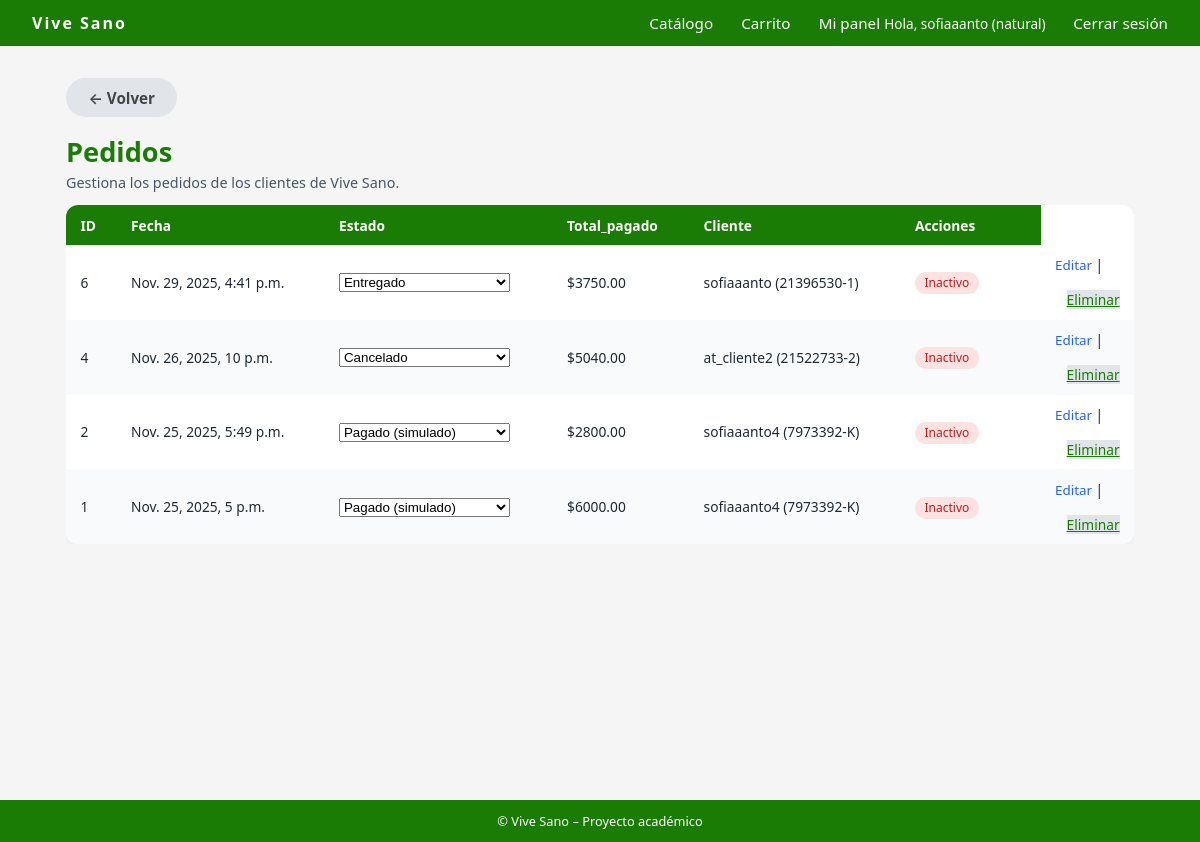
/productos/admin-lista-pedidos/ (signed in), run on the app's committed database.
### usuarios/models.py (models this page shows, shortened)
class Usuario(AbstractUser):
    TIPO_CLIENTE = [
        ("natural", "Persona Natural"),
        ("empresa", "Empresa"),
        ("admin", "Administrador"),
        ("atencion_cliente", "Atención al Cliente"),
    ]
    rut = models.CharField(max_length=12, unique=True, blank=True, null=True)
    tipo_cliente = models.CharField(
        max_length=20,
        choices=TIPO_CLIENTE,
        default="natural"
    )
    def __str__(self):
        if self.rut:
            return f"{self.username} ({self.rut})"
        return self.username

### productos/models.py (models this page shows, shortened)
class Pedido(models.Model):
    ESTADOS = [
        ("pendiente", "Pendiente (sin pago real)"),
        ("pagado", "Pagado (simulado)"),
        ("en camino", "En camino"),
        ("entregado", "Entregado"),
        ("cancelado", "Cancelado"),
        ("modificado", "Modificado"),
    ]
    usuario = models.ForeignKey(settings.AUTH_USER_MODEL, on_delete=models.CASCADE)
    creado = models.DateTimeField(auto_now_add=True)
    actualizado = models.DateTimeField(auto_now=True)
    total = models.DecimalField(max_digits=10, decimal_places=2, default=0)
    estado = models.CharField(max_length=20, choices=ESTADOS, default="pendiente")

### productos/views.py (the view)
# urls.py: path("admin-lista-pedidos/", views.listar_pedidos, name="listar_pedidos"),
@login_required
def listar_pedidos(request):
    pedidos = Pedido.objects.all().order_by("-creado")
    return render(request, "productos/listar_pedidos.html", {"pedidos": pedidos})

### productos/templates/productos/listar_pedidos.html (shortened to what this page needs)
{% extends 'core/base.html' %}
    {% block content %}
    <div class="container">
    <a href="{% url 'dashboard' %}" class="btn btn-secondary"
   style="
        display: inline-flex;
        align-items: center;
        gap: 6px;
        text-decoration: none;
        color: #000000b3;
        font-weight: 600;
        margin-bottom: 1rem;
   ">
    ← Volver
    </a>
            <div>
                <h1 class="admin-title">Pedidos</h1>
                <p class="admin-subtitle">
                Gestiona los pedidos de los clientes de Vive Sano.
                </p>
            </div>
            {% if pedidos %}
            <div class="admin-table-wrapper">
                <table class="admin-table">
                <thead>
                    <tr>
                    <th>ID</th>
                    <th>Fecha</th>
                    <th>Estado</th>
                    <th>Total_pagado</th>
                    <th>Cliente</th>
                    <th style="width:140px;">Acciones</th>
                    </tr>
                </thead>
                <tbody>
                    {% for p in pedidos %}
                    <tr>
                    <td>{{ p.id }}</td>
                    <td>{{ p.creado}}</td>
                        <td>
                            <form method="POST" action="{% url 'editar_estado_pedido' p.id %}">
                                <select name="estado" onchange="this.form.submit()">
                                    {% for value, label in p.ESTADOS %}
                                        <option value="{{ value }}" {% if p.estado == value %}selected{% endif %}>
                                            {{ label }}
                                        </option>
                                    {% endfor %}
                                </select>
                            </form>
                        </td>
                    <td>${{ p.total}}</td>
                    <td>{{ p.usuario }}</td>
                    <td>
                        {% if p.activo %}
                        <span class="badge-status badge-ok">Activo</span>
                        {% else %}
                        <span class="badge-status badge-off">Inactivo</span>
                        {% endif %}
                    </td>
                    <td>
                        <a href="{% url 'editar_pedido' p.id %}" class="admin-link">
                        Editar
                        </a>
                        |
                        <div style="margin-top:1rem; text-align:right;">
                            <a href="{% url 'eliminar_pedido' p.id %}" class="btn-secondary btn-danger"
                                onclick="return confirm('¿Estás seguro que quieres eliminar este pedido?');">
                                Eliminar
                            </a>
                        </div>
                    </td>
                    </tr>
                    {% endfor %}
                </tbody>
                </table>
            </div>
            {% else %}
            <p>No hay pedidos registrados.</p>
            {% endif %}
        </div>
    </div>
{% endblock %}

### core/templates/core/base.html (shortened to what this page needs)
{% load static %}
<!DOCTYPE html>
<html>
<head>
    <link rel="stylesheet" href="{% static 'core/css/styles.css' %}">
</head>
<body>
<div class="site-wrapper">
    <header>
        <nav class="navbar">
            <div class="navbar-logo">
                Vive Sano
            </div>
            <div class="navbar-nav">
                <a href="{% url 'catalogo_productos' %}">Catálogo</a>
                {% if user.is_authenticated %}
                    <a href="{% url 'ver_carrito' %}">Carrito</a>
                    <a href="{% url 'dashboard' %}">Mi panel</a>
                    <span class="navbar-user">
                        Hola, {{ user.username }} ({{ user.tipo_cliente }})
                    </span>
                    <a href="{% url 'logout' %}">Cerrar sesión</a>
                {% else %}
                    <a href="{% url 'login' %}">Iniciar sesión</a>
                    <a href="{% url 'registrar' %}">Crear cuenta</a>
                {% endif %}
            </div>
        </nav>
    </header>
    <main>
        {% block content %}{% endblock %}
    <footer class="footer">
        © {{ now|date:"Y" }} Vive Sano – Proyecto académico
    </footer>
</body>
</html>

### core/static/core/css/styles.css (style rules this page uses)
* { margin: 0; padding: 0; box-sizing: border-box; }
body { font-family: system-ui, -apple-system, BlinkMacSystemFont, "Segoe UI", sans-serif; background-color: #f5f5f5; color: #1f2933; }
.site-wrapper { min-height: 100vh; display: flex; flex-direction: column; }
main { flex: 1; }
.navbar { background-color:hsl(109, 94%, 25%); color: #ffffff; padding: 0.75rem 2rem; display: flex; align-items: center; justify-content: space-between; }
.navbar-logo { font-weight: 700; letter-spacing: 2px; }
.navbar-nav a { color: #ffffff; text-decoration: none; margin-left: 1.5rem; font-size: 0.95rem; }
.navbar-user { font-size: 0.85rem; }
.container { max-width: 1100px; margin: 2rem auto; padding: 0 1rem; }
.btn { display: inline-block; padding: 0.6rem 1.4rem; border-radius: 999px; border: none; cursor: pointer; font-size: 0.95rem; font-weight: 600; text-decoration: none; text-align: center; }
.btn-secondary { background-color: #e1e5ea; color:hsl(109, 94%, 25%); }
.footer { background-color: hsl(109, 94%, 25%); color: #ffffff; text-align: center; padding: 0.75rem; font-size: 0.8rem; }
.admin-title { font-size: 1.7rem; color: hsl(109, 94%, 25%); }
.admin-subtitle { font-size: 0.9rem; color: #4b5563; margin-top: 0.2rem; }
.admin-table-wrapper { overflow-x: auto; margin-top: 0.8rem; }
.admin-table { width: 100%; border-collapse: collapse; border-radius: 12px; overflow: hidden; background-color: #ffffff; box-shadow: 0 4px 12px rgba(0,0,0,0.04); }
.admin-table th, .admin-table td { padding: 0.65rem 0.9rem; font-size: 0.86rem; text-align: left; }
.admin-table thead tr { background-color: hsl(109, 94%, 25%); color: #ffffff; }
.admin-table tbody tr:nth-child(even) { background-color: #f9fafb; }
.badge-status { padding: 0.15rem 0.6rem; border-radius: 999px; font-size: 0.75rem; }
.badge-off { background-color: #fee2e2; color: #b91c1c; }
.admin-link { font-size: 0.84rem; color: #2563eb; text-decoration: none; }
.admin-title { font-size: 1.7rem; color: hsl(109, 94%, 25%); margin: 0; }

### data on the page
Usuario: username "sofiaaanto", tipo_cliente "natural"
Pedido: id "6", creado "Nov. 29, 2025, 4:41 p.m.", estado "Entregado", total "3750.00", usuario "sofiaaanto (21396530-1)"
Pedido: id "4", creado "Nov. 26, 2025, 10 p.m.", estado "Cancelado", total "5040.00", usuario "at_cliente2 (21522733-2)"
Pedido: id "2", creado "Nov. 25, 2025, 5:49 p.m.", estado "Pagado (simulado)", total "2800.00", usuario "sofiaaanto4 (7973392-K)"
Pedido: id "1", creado "Nov. 25, 2025, 5 p.m.", estado "Pagado (simulado)", total "6000.00", usuario "sofiaaanto4 (7973392-K)"
